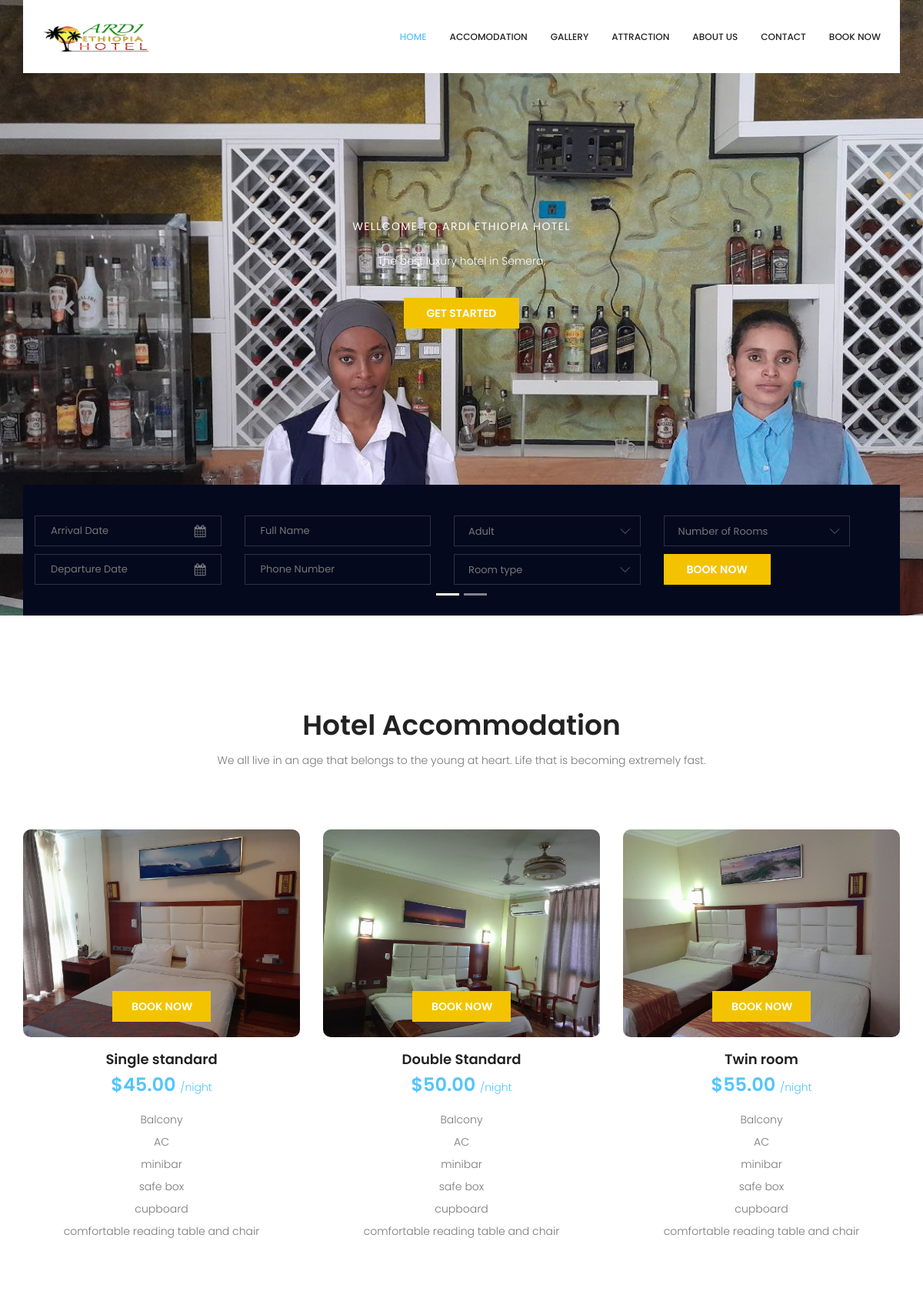
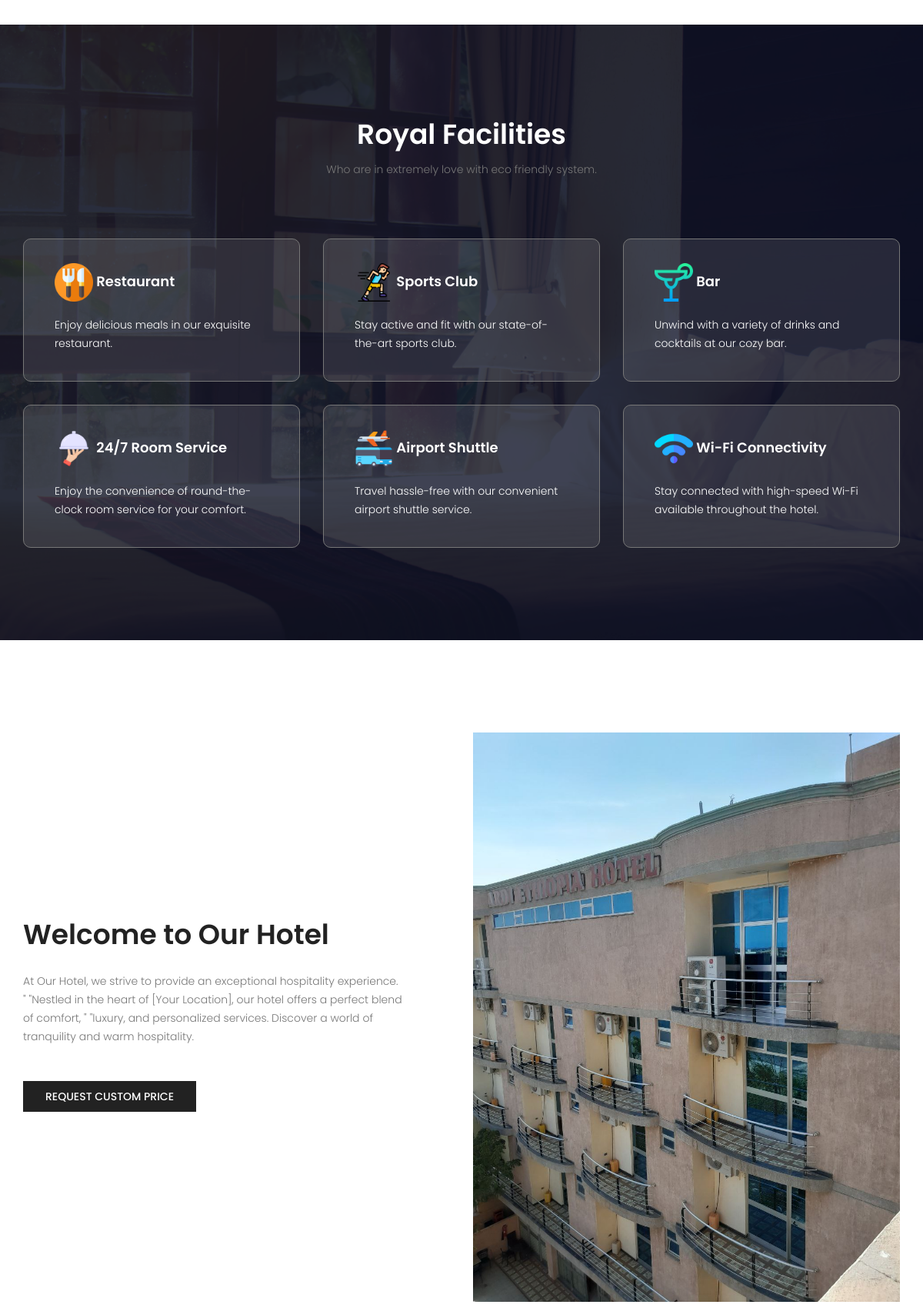
The page / (upper part) on the database its author committed (2 pictures, top to bottom).
### website/models.py (models this page shows, shortened)
class Hotel(models.Model):
    name = models.CharField(max_length=255, verbose_name='Hotel Name')
    address = models.TextField(verbose_name='Address')
    phone_number1 = models.CharField(max_length=15, verbose_name='Phone Number 1')
    phone_number2 = models.CharField(max_length=15, verbose_name='Phone Number 2', blank=True, null=True)
    email = models.EmailField(verbose_name='Email')
    website = models.URLField(verbose_name='Website', blank=True, null=True)
    description = models.TextField(verbose_name='Description')
    logo = models.ImageField(upload_to='hotel_logos/', verbose_name='Hotel Logo', blank=True, null=True)
    class Meta:
        verbose_name = 'Hotel'
        verbose_name_plural = 'Hotels'

class SliderImage(models.Model):
    title = models.CharField(max_length=255, verbose_name='Title')
    description = models.TextField(verbose_name='Description')
    image = models.ImageField(upload_to='slider_images/', verbose_name='Image')
    class Meta:
        verbose_name = 'Slider Image'
        verbose_name_plural = 'Slider Images'

class Accommodation(models.Model):
    room_type = models.CharField(max_length=255, verbose_name='Room Type')
    description = models.TextField(verbose_name='Description')
    description_detail = models.TextField(null=True,blank=True)
    price_per_night = models.DecimalField(max_digits=10, decimal_places=2, verbose_name='Price per Night')
    capacity = models.IntegerField(verbose_name='Capacity')
    amenities = models.ManyToManyField('Amenity', blank=True, verbose_name='Amenities')
    image = models.ImageField(upload_to='accommodation_images/', verbose_name='Image')
    image1 = models.ImageField(upload_to='accommodation_images/', verbose_name='Image' ,null=True,blank=True)
    image2 = models.ImageField(upload_to='accommodation_images/', verbose_name='Image' ,null=True,blank=True)
    image3 = models.ImageField(upload_to='accommodation_images/', verbose_name='Image' ,null=True,blank=True)
    class Meta:
        verbose_name = 'Accommodation'
        verbose_name_plural = 'Accommodations'

class Amenity(models.Model):
    name = models.CharField(max_length=255, verbose_name='Amenity Name')
    class Meta:
        verbose_name = 'Amenity'
        verbose_name_plural = 'Amenities'

class Facility(models.Model):
    name = models.CharField(max_length=255, verbose_name='Facility Name')
    description = models.TextField(verbose_name='Description')
    icon = models.ImageField(upload_to='facility_icons/', verbose_name='Icon')
    class Meta:
        verbose_name = 'Facility'
        verbose_name_plural = 'Facilities'

class AboutUs(models.Model):
    title = models.CharField(max_length=255, verbose_name='Title')
    content = models.TextField(verbose_name='Content')
    image = models.ImageField(upload_to='about_us_images/', verbose_name='Image', blank=True, null=True)
    class Meta:
        verbose_name = 'About Us'
        verbose_name_plural = 'About Us'

### website/views.py (the view)
# urls.py: path('',  views.index, name='index'),
def index(request):
    hotels = Hotel.objects.last()
    slider_images = SliderImage.objects.all()
    amenities = Amenity.objects.all()
    accommodations = Accommodation.objects.all()
    facilities = Facility.objects.all()
    about_us = AboutUs.objects.last()
    testimonials = Testimonial.objects.all()
    gallery_images = GalleryImage.objects.all()
    contact_info = ContactInfo.objects.last()  # Assuming there's only one contact info object
    hotel_service = HotelService.objects.all()
    context = {'hotels': hotels,
        'slider_images': slider_images,
        'amenities': amenities,
        'accommodations': accommodations,
        'facilities': facilities,
        'about_us': about_us,
        'testimonials': testimonials,
        'gallery_images': gallery_images,
        'hotel_service':hotel_service,
        'contact_info': contact_info,}
    return render(request, 'index.html',context )

### templates/index.html (shortened to what this page needs)
{% extends "base.html" %} {%load static %}
{% block banner %}
{% include "banner.html" %}
{% endblock banner %}
{% block content %}
        <section class="accomodation_area section_gap">
            <div class="container">
                <div class="section_title text-center">
                    <h2 class="title_color">Hotel Accommodation</h2>
                    <p>We all live in an age that belongs to the young at heart. Life that is becoming extremely fast.</p>
                </div>
                <div class="row mb_30">
                    {% for accommodation in accommodations %}
                        <div class="col-lg-4 col-sm-6">
                            <div class="accomodation_item text-center">
                                <div class="hotel_img">
                                    <img src="{{ accommodation.image.url }}" alt="{{ accommodation.title }}" class="img-fluid" >
                                    <a href="{% url 'hotel:accommodation_details' accommodation.id %}" class="btn theme_btn button_hover">Book Now</a>
                                </div>
                                <a href="{% url 'hotel:accommodation_details' accommodation.id %}">
                                    <h4 class="sec_h4">{{ accommodation.room_type }}</h4>
                                </a>
                                <h5>${{ accommodation.price_per_night }} <small>/night</small></h5>
                                <p> <ul>
                                    {% for service in accommodation.amenities.all %}
                                    <li> {{ service.name }}</li>
                                    {% endfor %}
                                </ul></p>
                            </div>
                        </div>
                    {% endfor %}
                </div>
            </div>
        </section>
        <section class="facilities_area section_gap">
            <div class="overlay bg-parallax" data-stellar-ratio="0.8" data-stellar-vertical-offset="0" data-background="">
            </div>
            <div class="container">
                <div class="section_title text-center">
                    <h2 class="title_w">Royal Facilities</h2>
                    <p>Who are in extremely love with eco friendly system.</p>
                </div>
                <div class="row mb_30">
                    {% for facility in facilities %}
                        <div class="col-lg-4 col-md-6">
                            <div class="facilities_item">
                                <h4 class="sec_h4">  <img src="{{ facility.icon.url }}" width="50" height="50" >
                                    {{ facility.name }}</h4>
                                <p>{{ facility.description }}</p>
                            </div>
                        </div>
                    {% endfor %}
                </div>
            </div>
        </section>
        <section class="about_history_area section_gap">
            <div class="container">
                <div class="row">
                    <div class="col-md-6 d_flex align-items-center">
                        <div class="about_content">
                            <h2 class="title title_color">{{ about_us.title }}</h2>
                            <p>{{ about_us.content }}</p>
                            <a href="#" class="button_hover theme_btn_two">Request Custom Price</a>
                        </div>
                    </div>
                    <div class="col-md-6">
                        <img class="img-fluid" src="{{ about_us.image.url }}" alt="img">
                    </div>
                </div>
            </div>
        </section>
{% endblock %}

### templates/header.html (shortened to what this page needs)
{%load static %}
<header class="header_area">
    <div class="container">
        <nav class="navbar navbar-expand-lg navbar-light">
            <a class="navbar-brand logo_h" href="{% url 'hotel:index' %}"><img src="{{hotels.logo.url}}" width="140" height="90" alt=""></a>
            <div class="collapse navbar-collapse offset" id="navbarSupportedContent">
                <ul class="nav navbar-nav menu_nav ml-auto">
                    <li class="nav-item active"><a class="nav-link" href="{% url 'hotel:index' %}">Home</a></li>
                    <li class="nav-item"><a class="nav-link" href="{% url 'hotel:accomodation' %}">Accomodation</a></li>
                    <li class="nav-item"><a class="nav-link" href="{% url 'hotel:gallery' %}">Gallery</a></li>
                    <li class="nav-item"><a class="nav-link" href="{% url 'hotel:attraction' %}">Attraction</a></li>
                    <li class="nav-item"><a class="nav-link" href="{% url 'hotel:about_us' %}">About us</a></li>
                    <li class="nav-item"><a class="nav-link" href="{% url 'hotel:contact_us' %}">Contact</a></li>
                    <li class="nav-item"><a class="nav-link" href="#" data-toggle="modal" data-target="#bookingModal">Book Now</a></li>
                </ul>
            </div>
        </nav>
    </div>
</header>

### templates/banner.html (shortened to what this page needs)
{%load static %}
<section id="banner_area" class="banner_area">
    <div id="myCarousel" class="carousel slide" data-ride="carousel">
        <ol class="carousel-indicators">
            <li data-target="#myCarousel" data-slide-to="0" class="active"></li>
            <li data-target="#myCarousel" data-slide-to="1"></li>
        </ol>
        {% for image in slider_images %}
        <div class="carousel-item {% if forloop.first %}active{% endif %}">
            <div class="booking_table d_flex align-items-center">
                <div class="container">
                    <div class="banner_content text-center">
                        <h6>{{ image.title }}</h6>
                        <p>{{ image.description }}</p>
                        <a href="{{ image.image.url }}" class="btn theme_btn button_hover">Get Started</a>
                    </div>
                </div>
            </div>
        </div>
    {% endfor %}
        <a class="carousel-control-prev" href="#myCarousel" role="button" data-slide="prev">
            <span class="carousel-control-prev-icon" aria-hidden="true"></span>
        </a>
        <a class="carousel-control-next" href="#myCarousel" role="button" data-slide="next">
            <span class="carousel-control-next-icon" aria-hidden="true"></span>
        </a>
    </div>
    <div class="hotel_booking_area position">
        <div class="container">
            <div class="hotel_booking_table">
                <div class="col-md-12">
                    <div class="boking_table">
                        <form action="{% url 'hotel:book' %}" method="POST" class="contact-form">
                        <div class="row">
                            <div class="col-md-3">
                                <div class="book_tabel_item">
                                    <div class="form-group">
                                        <div class='input-group date' id='datetimepicker11'>
                                            <input type='text' class="form-control" placeholder="Arrival Date"/>
                                            <span class="input-group-addon">
                                                <i class="fa fa-calendar" aria-hidden="true"></i>
                                            </span>
                                        </div>
                                    </div>
                                    <div class="form-group">
                                        <div class='input-group date' id='datetimepicker1'>
                                            <input type='text' class="form-control" placeholder="Departure Date"/>
                                            <span class="input-group-addon">
                                                <i class="fa fa-calendar" aria-hidden="true"></i>
                                            </span>
                                        </div>
                                    </div>
                                </div>
                            </div>
                            <div class="col-md-3">
                                <div class="book_tabel_item">
                                    <div class="form-group">
                                        <div class='input-group date' >
                                            <input type='text'  name="fullname" class="form-control" placeholder="Full Name"/>
                                        </div>
                                    </div>
                                    <div class="form-group">
                                        <div class='input-group date' >
                                            <input type='text'name="phonenumber"  class="form-control" placeholder="Phone Number"/>
                                        </div>
                                    </div>
                                </div>
                            </div>
                            <div class="col-md-3">
                                <div class="book_tabel_item">
                                    <div class="input-group">
                                    </div>
                                    <div class="input-group">
                                    </div>
                                </div>
                            </div>
                            <div class="col-md-3">
                                <div class="book_tabel_item">
                                    <div class="input-group">
                                    </div>
                                    <button type="submit" value="submit" class="btn theme_btn button_hover">Book Now</button>
                                </div>
                            </div>
                        </div>
                    </form>
                    </div>
                </div>
            </div>
        </div>
    </div>
</section>

### templates/index.html (style rules this page uses)
.accomodation_item ul { list-style: none; padding: 0; margin: 0; }
.accomodation_item ul li { margin-bottom: 5px; }

### rows shown on the page
Hotel: logo (picture)
SliderImage: title "WELLCOME TO ARDI ETHIOPIA HOTEL", description "The best luxury hotel in Semera,"
Accommodation: image (picture), room_type "Single standard", price_per_night "45.00"
Amenity: name "Balcony"
Amenity: name "AC"
Amenity: name "minibar"
Amenity: name "safe box"
Amenity: name "cupboard"
Amenity: name "comfortable reading table and chair"
Accommodation: image (picture), room_type "Double Standard", price_per_night "50.00"
Accommodation: image (picture), room_type "Twin room", price_per_night "55.00"
Facility: icon (picture), name "Restaurant", description "Enjoy delicious meals in our exquisite restaurant."
Facility: icon (picture), name "Sports Club", description "Stay active and fit with our state-of-the-art sports club."
Facility: icon (picture), name "Bar", description "Unwind with a variety of drinks and cocktails at our cozy bar."
Facility: icon (picture), name "24/7 Room Service", description "Enjoy the convenience of round-the-clock room service for your comfort."
Facility: icon (picture), name "Airport Shuttle", description "Travel hassle-free with our convenient airport shuttle service."
Facility: icon (picture), name "Wi-Fi Connectivity", description "Stay connected with high-speed Wi-Fi available throughout the hotel."
AboutUs: title "Welcome to Our Hotel", content "At Our Hotel, we strive to provide an exceptional hospitality experience. \" \"Nestled in the heart of [Your Location], our hotel offers a perfect blend of comfort, \" \"luxury, and personalized services. Discover a world of tranquility and warm hospitality.", image (picture)
